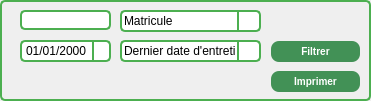
   <widget class="QFrame" name="frame_2">
    <property name="geometry">
     <rect>
      <x>1010</x>
      <y>480</y>
      <width>371</width>
      <height>101</height>
     </rect>
    </property>
    <property name="styleSheet">
     <string notr="true">QFrame {

    border: 2px solid #4CAF50;
	border-radius: 5px;
}


</string>
    </property>
    <property name="frameShape">
     <enum>QFrame::StyledPanel</enum>
    </property>
    <property name="frameShadow">
     <enum>QFrame::Sunken</enum>
    </property>
    <widget class="QComboBox" name="comboBox">
     <property name="geometry">
      <rect>
       <x>120</x>
       <y>10</y>
       <width>141</width>
       <height>22</height>
      </rect>
     </property>
     <property name="cursor">
      <cursorShape>PointingHandCursor</cursorShape>
     </property>
     <property name="styleSheet">
      <string notr="true">QComboBox {
    border: 2px solid #4CAF50; /* Green border */
    border-radius: 5px;
    padding: 2px;
}

QComboBox::drop-down {
    subcontrol-origin: padding;
    subcontrol-position: center right;
    width: 20px; /* Set the width of the drop-down button */
    border-left: 2px solid #4CAF50; /* Match the QComboBox border */
}

QComboBox QAbstractItemView {
    border: 2px solid #4CAF50; /* Match the QComboBox border */
    background-color: white; /* Background color for the drop-down list */
    selection-background-color: #45a049; /* Highlight color on item selection */
}</string>
     </property>
     <item>
      <property name="text">
       <string>Matricule</string>
      </property>
     </item>
     <item>
      <property name="text">
       <string>Capacité</string>
      </property>
     </item>
     <item>
      <property name="text">
       <string>Modéle</string>
      </property>
     </item>
     <item>
      <property name="text">
       <string>Marque</string>
      </property>
     </item>
     <item>
      <property name="text">
       <string>Couleur</string>
      </property>
     </item>
    </widget>
    <widget class="QLineEdit" name="lineEdit_2">
     <property name="geometry">
      <rect>
       <x>20</x>
       <y>10</y>
       <width>91</width>
       <height>20</height>
      </rect>
     </property>
     <property name="styleSheet">
      <string notr="true">QLineEdit {
    padding: 2px;
    border: 2px solid #4CAF50; /* Green border */
    border-radius: 5px;
}

QLineEdit:focus {
    border: 2px solid #45a049; /* Darker green border on focus */
}</string>
     </property>
    </widget>
    <widget class="QPushButton" name="pushButton_6">
     <property name="geometry">
      <rect>
       <x>270</x>
       <y>40</y>
       <width>91</width>
       <height>23</height>
      </rect>
     </property>
     <property name="cursor">
      <cursorShape>PointingHandCursor</cursorShape>
     </property>
     <property name="styleSheet">
      <string notr="true">QPushButton {
    background-color: 	#429156; /* Green */
    color: white;
    border: none;
    padding: 5px 5px;
    text-align: center;
    text-decoration: none;
    font-size: 10px;
    margin: 1px 1px;
    border-radius: 8px;
    font-weight: bold; /* Make the text bold */
}

QPushButton:hover {
    background-color: #45a040; /* Darker green on hover */
}
</string>
     </property>
     <property name="text">
      <string>Filtrer</string>
     </property>
    </widget>
    <widget class="QComboBox" name="comboBox_2">
     <property name="geometry">
      <rect>
       <x>120</x>
       <y>40</y>
       <width>141</width>
       <height>22</height>
      </rect>
     </property>
     <property name="cursor">
      <cursorShape>PointingHandCursor</cursorShape>
     </property>
     <property name="styleSheet">
      <string notr="true">QComboBox {
    border: 2px solid #4CAF50; /* Green border */
    border-radius: 5px;
    padding: 2px;
}

QComboBox::drop-down {
    subcontrol-origin: padding;
    subcontrol-position: center right;
    width: 20px; /* Set the width of the drop-down button */
    border-left: 2px solid #4CAF50; /* Match the QComboBox border */
}

QComboBox QAbstractItemView {
    border: 2px solid #4CAF50; /* Match the QComboBox border */
    background-color: white; /* Background color for the drop-down list */
    selection-background-color: #45a049; /* Highlight color on item selection */
}</string>
     </property>
     <item>
      <property name="text">
       <string>Dernier date d'entretien</string>
      </property>
     </item>
     <item>
      <property name="text">
       <string>Date du fin de l'assurance</string>
      </property>
     </item>
    </widget>
    <widget class="QDateEdit" name="dateEdit_3">
     <property name="geometry">
      <rect>
       <x>20</x>
       <y>40</y>
       <width>91</width>
       <height>22</height>
      </rect>
     </property>
     <property name="styleSheet">
      <string notr="true">QDateEdit {
    border: 2px solid #4CAF50; /* Green border */
    border-radius: 5px;
    padding: 2px;
}

QDateEdit::drop-down {
    subcontrol-origin: padding;
    subcontrol-position: center right;
    width: 15px; /* Set the width of the drop-down button */
    border-left: 2px solid #4CAF50; /* Match the QDateEdit border */
}

QDateEdit QAbstractItemView {
    border: 2px solid #4CAF50; /* Match the QDateEdit border */
    background-color: white; /* Background color for the drop-down list */
    selection-background-color: #45a049; /* Highlight color on item selection */
}</string>
     </property>
     <property name="displayFormat">
      <string>dd/MM/yyyy</string>
     </property>
     <property name="calendarPopup">
      <bool>true</bool>
     </property>
    </widget>
    <widget class="QPushButton" name="pushButton_7">
     <property name="geometry">
      <rect>
       <x>270</x>
       <y>70</y>
       <width>91</width>
       <height>23</height>
      </rect>
     </property>
     <property name="cursor">
      <cursorShape>PointingHandCursor</cursorShape>
     </property>
     <property name="styleSheet">
      <string notr="true">QPushButton {
    background-color: 	#429156; /* Green */
    color: white;
    border: none;
    padding: 5px 5px;
    text-align: center;
    text-decoration: none;
    font-size: 10px;
    margin: 1px 1px;
    border-radius: 8px;
    font-weight: bold; /* Make the text bold */
}

QPushButton:hover {
    background-color: #45a040; /* Darker green on hover */
}
</string>
     </property>
     <property name="text">
      <string>Imprimer</string>
     </property>
    </widget>
   </widget>
